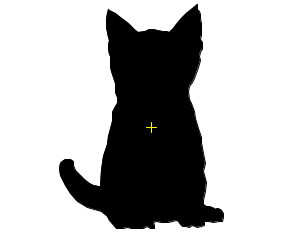
Frame 1 (no input)
Frame 60 (the mouse pressed at the canvas centre just before this capture): identical to frame 1, image omitted
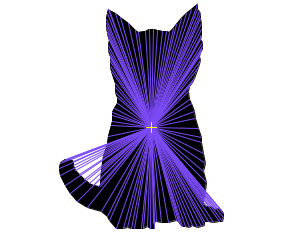
Frame 120 (the mouse held since frame 60 and released just before this capture)

The Processing sketch that drew these frames (run headless with seeded random() and noise(); from frame 60 on, the mouse is pressed at the canvas centre):

// Processing sketch: processing_75307
// ── processing_75307.pde

boolean show = false;

int[] x = {
  197, 197, 199, 200, 200, 201, 201, 201, 200, 202, 
  202, 202, 201, 200, 199, 200, 198, 194, 192, 189, 
  188, 189, 191, 194, 195, 198, 201, 201, 203, 205, 
  203, 206, 205, 203, 203, 206, 209, 214, 215, 217, 
  220, 221, 223, 223, 222, 219, 213, 208, 204, 204, 
  201, 197, 192, 189, 185, 182, 180, 178, 176, 168, 
  161, 156, 153, 154, 154, 150, 147, 143, 141, 134, 
  131, 127, 123, 116, 109, 107, 101, 87, 77, 70, 65, 
  60, 59, 60, 62, 65, 70, 73, 73, 75, 79, 84, 89, 93, 
  98, 100, 101, 103, 107, 108, 111, 112, 112, 112, 
  114, 117, 117, 115, 115, 115, 111, 110, 110, 110, 
  110, 109, 108, 108, 109, 108, 107, 106, 106, 106, 
  107, 108, 109, 115, 120, 128, 135, 138, 145, 149, 
  153, 157, 162, 166, 169, 173, 176, 181, 186, 191
};

int[] y = {
  4, 9, 11, 14, 18, 23, 29, 35, 39, 42, 46, 49, 50, 52, 
  56, 60, 67, 78, 82, 86, 91, 99, 103, 111, 118, 128, 
  137, 142, 153, 163, 171, 182, 191, 200, 204, 206, 
  206, 208, 209, 208, 209, 210, 213, 217, 221, 221, 
  222, 221, 221, 225, 226, 227, 225, 227, 226, 226, 
  224, 221, 220, 222, 222, 221, 222, 225, 228, 228, 
  226, 228, 228, 228, 228, 227, 228, 228, 220, 216, 
  211, 207, 201, 193, 185, 175, 168, 163, 161, 159, 
  159, 161, 165, 170, 174, 179, 183, 185, 186, 186, 
  170, 156, 144, 136, 125, 121, 115, 112, 108, 103, 
  97, 92, 87, 83, 71, 66, 61, 58, 56, 54, 49, 45, 40, 
  37, 32, 27, 23, 19, 13, 9, 10, 13, 17, 23, 30, 32, 
  31, 29, 29, 30, 31, 31, 32, 28, 24, 18, 13, 9
};

void setup() {
  size(300, 250);
  
  /*image is at http://2.bp.blogspot.com/_i2c_9pu-z7U/TRuZmhddnCI/AAAAAAAAAbU/l_PJB04fLU8/s1600/Sidebox-Kitten-Thinks-R.jpg*/
}

void draw() {
  background(255);
  int sumX = 0;
  int sumY = 0;

  stroke(0);
  fill(0);
  
  beginShape();
  for (int i = 0; i < x.length; i++) {
    vertex(x[i], y[i]);
    sumX += x[i];
    sumY += y[i];
  }
  endShape(CLOSE);

  int averageX = sumX/x.length;
  int averageY = sumY/y.length;

  if (show == true) {
    stroke(123, 74, 245);
    for (int i = 0; i < x.length; i++) {
      line(x[i], y[i], averageX, averageY);
    }
  }

  stroke(255,255,0);
  line(averageX-5, averageY, averageX+5, averageY);
  line(averageX, averageY-5, averageX, averageY+5);
}

void mousePressed() {
  show = !show;
}
